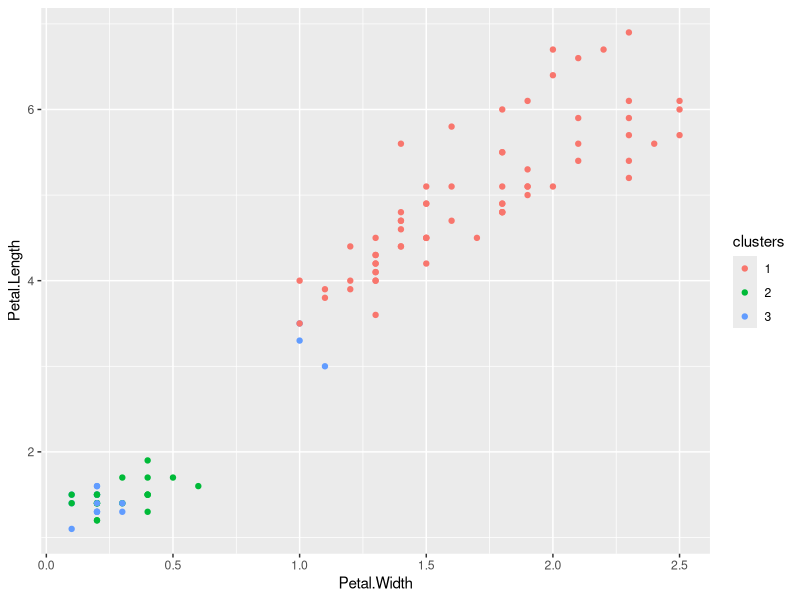

Source code (R):
data(iris)
library(ggplot2)
library(caret)
inTrain <- createDataPartition(y = iris$Species,
                               p = 0.7,
                               list = FALSE)
training <- iris[inTrain,]
testing <- iris[-inTrain,]
dim(training)
dim(testing)

kMeans1 <- kmeans(subset(training, select = -c(Species)), centers = 3)
training$clusters <- as.factor(kMeans1$cluster)
qplot(Petal.Width, Petal.Length, colour = clusters, data = training)

table(kMeans1$cluster,training$Species)

modFit <- train(clusters ~.,data=subset(training,select=-c(Species)),method="rpart")
table(predict(modFit,training),training$Species)

testClusterPred <- predict(modFit,testing) 
table(testClusterPred ,testing$Species)
